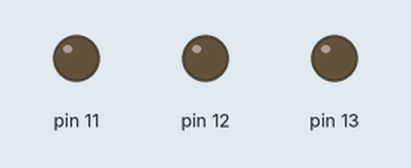
This sketch was run on a simulated Arduino Uno, built with avr-gcc and run on an emulated ATmega328P. Parts: output pins drawn as LEDs (lit = HIGH).

Above: at 0.2 s.
At 1.2 s:
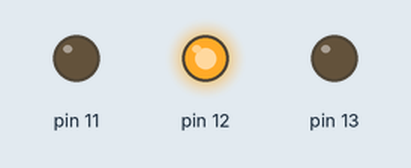
At 2.7 s:
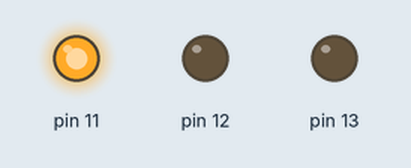
At 3.7 s:
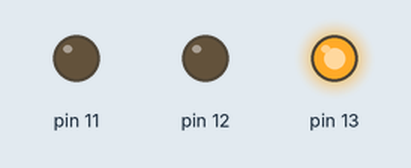
Timing chart, 0 to 4.6 s (numbered marks = the images above):
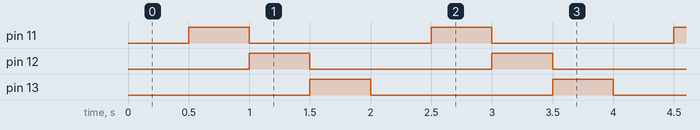

The sketch:

cyklicka_zmena_barvy_rgb_led_pomoci_registru.ino
```cpp
// globalni promenna pro zaznam casu smycky
unsigned long predchoziMS = 0;

void setup() {
  // zapnuti seriove linky pro komunikaci s PC pres USB (COM port)
  Serial.begin(9600);

  // nastaveni 'direction register' pro konfiguraci pinu 11, 12, 13 jako vystupy
  DDRB = B00111000;

  // nastaveni 'data register'
  PORTB = B00000100;  // nastaveni logicke HIGH na pinu 10, ktery ale neni vystupem, takze ani jedna LED na pinech 11, 12, 13 nebude svitit
}

void loop() {
  // ziskani aktualniho casu
  unsigned long aktualniMS = millis();

  // kontrola uplynuti casu
  if (aktualniMS - predchoziMS >= 500) {

    // kontrola zapnuti pinu 13
    if (PORTB < B00100000) {

      // posun zapnuti pinu o jeden pin
      PORTB = PORTB << 1;
    } else {

      // vypnuti vsech led zapnutim pinu 10, ktery neni nastaveny jako vystup
      PORTB = B00000100;
    }

    // aktualizace casu smycky
    predchoziMS = aktualniMS;
  }
}
```

Measured:
- by itself, pin 11–13: alternates HIGH for 0.50 s and LOW for 1.5 s
- by itself, everything shown: repeats every 2.0 s, in 4 steps
